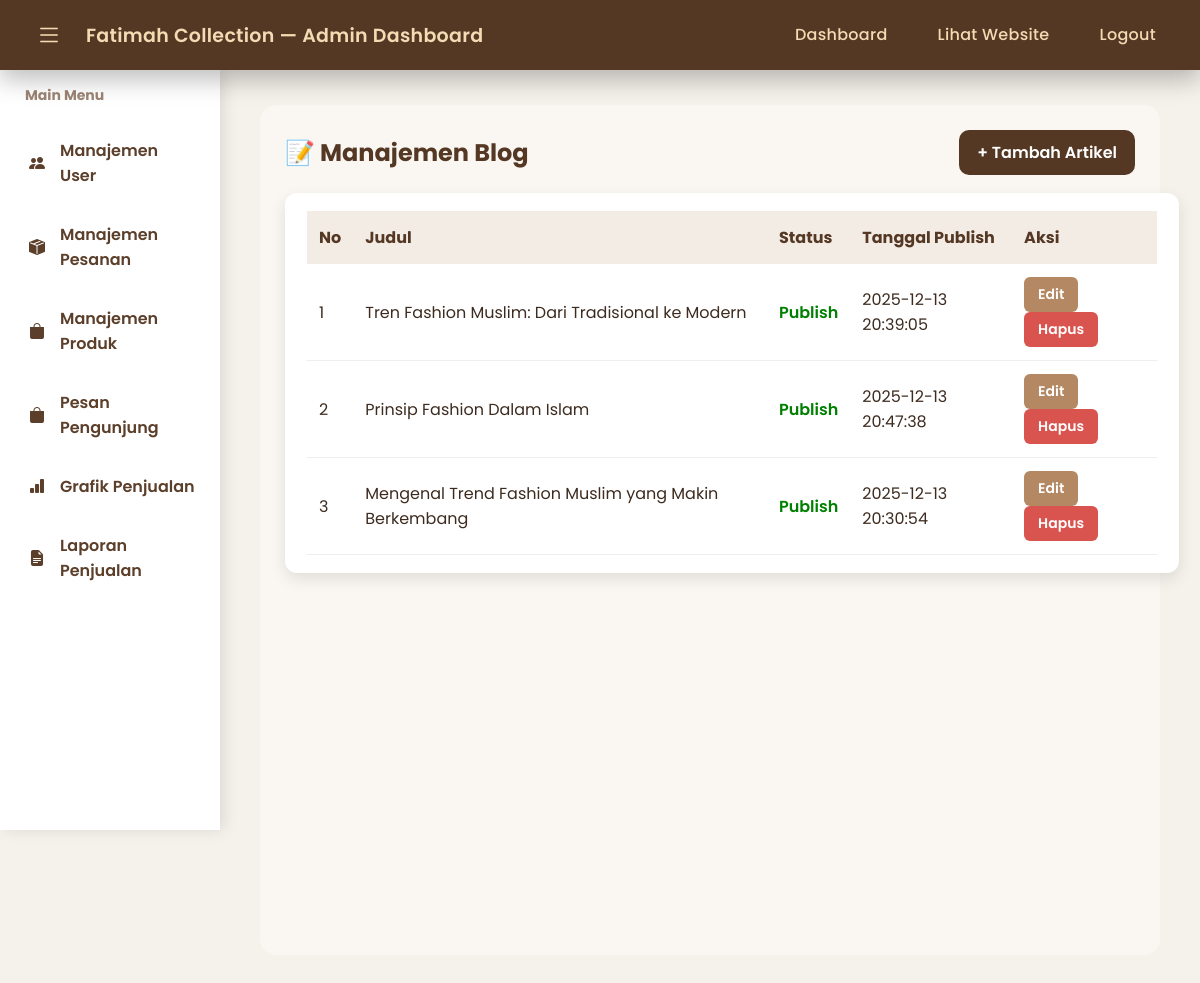
Screenshot of /admin/blog/index.php with the database file from the repository.
### tables this page shows
CREATE TABLE `blog_posts` (
  `id` int(11) NOT NULL,
  `title` varchar(255) NOT NULL,
  `slug` varchar(255) NOT NULL,
  `content` longtext NOT NULL,
  `thumbnail` varchar(255) DEFAULT NULL,
  `published_at` datetime DEFAULT NULL,
  `created_at` datetime DEFAULT current_timestamp(),
  `updated_at` datetime DEFAULT current_timestamp() ON UPDATE current_timestamp()
);

### admin/blog/index.php (the view, shortened to what this page needs)
<?php
include "../layout.php";
$db   = new Database();
$conn = $db->conn;
$stmt = $conn->prepare("
    SELECT id, title, slug, published_at
    FROM blog_posts
    ORDER BY id DESC
");
$stmt->execute();
$result = $stmt->get_result();
?>
<div class="content">
<div class="admin-content">
    <div class="top-bar">
        <h2 class="page-title">📝 Manajemen Blog</h2>
        <a href="create.php" class="btn-primary">+ Tambah Artikel</a>
    </div>
    <div class="table-modern">
        <table>
            <tr>
                <th>No</th>
                <th>Judul</th>
                <th>Status</th>
                <th>Tanggal Publish</th>
                <th>Aksi</th>
            </tr>
            <?php $no = 1; while ($row = $result->fetch_assoc()): ?>
            <tr>
                <td><?= $no++ ?></td>
                <td><?= htmlspecialchars($row['title']) ?></td>
                <td>
                    <?= $row['published_at']
                        ? '<span style="color:green;font-weight:600;">Publish</span>'
                        : '<span style="color:orange;font-weight:600;">Draft</span>' ?>
                </td>
                <td><?= $row['published_at'] ?? '-' ?></td>
                <td>
                    <a href="edit.php?id=<?= $row['id'] ?>" class="action-btn edit-btn">Edit</a>
                    <a href="delete.php?id=<?= $row['id'] ?>"
                       onclick="return confirm('Hapus artikel ini?')"
                       class="action-btn delete-btn">Hapus</a>
                </td>
            </tr>
            <?php endwhile; ?>
        </table>
    </div>
</div>
</div>

### admin/layout.php (style rules this page uses)
body { margin: 0; padding: 0; font-family: 'Poppins', sans-serif; background: #f5f1eb; transition: .3s; }
.content { margin-left: 220px; margin-top: 70px; padding: 35px 40px; transition: .3s; }

### admin/blog/index.php (style rules this page uses)
.admin-content { background: #faf7f3; padding: 25px; min-height: 100vh; border-radius: 16px; }
.top-bar { display: flex; justify-content: space-between; align-items: center; margin-bottom: 18px; }
.page-title { font-size: 24px; font-weight: 700; margin: 0; color: #543824; }
.btn-primary { padding: 10px 18px; background: #543824; color: white; border-radius: 10px; text-decoration: none; font-weight: 600; transition: .25s; }
.table-modern { width: 100%; background: #fff; border-radius: 12px; padding: 18px 22px; box-shadow: 0 6px 16px rgba(0,0,0,0.1); overflow-x: auto; }
.table-modern table { width: 100%; border-collapse: collapse; min-width: 720px; }
.table-modern th { background: #f3ece5; padding: 14px 12px; color: #543824; font-weight: 700; text-align: left; }
.table-modern td { padding: 13px 12px; border-bottom: 1px solid #eee; color: #3d2b1f; }
.action-btn { padding: 7px 14px; border-radius: 6px; font-size: 14px; font-weight: 600; text-decoration: none; display: inline-block; }
.edit-btn { background: #b48862; color: white; }
.delete-btn { background: #d9534f; color: white; }

### rows the page displays
blog_posts: title "Tren Fashion Muslim: Dari Tradisional ke Modern", shows "Publish", published_at "2025-12-13 20:39:05"
blog_posts: title "Prinsip Fashion Dalam Islam", shows "Publish", published_at "2025-12-13 20:47:38"
blog_posts: title "Mengenal Trend Fashion Muslim yang Makin Berkembang", shows "Publish", published_at "2025-12-13 20:30:54"
